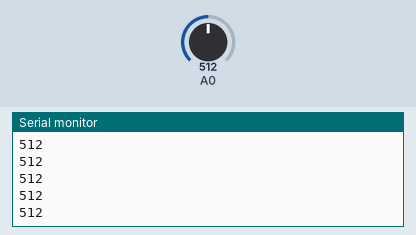
Bench run of a sketch on a simulated Arduino Uno, built with avr-gcc and run on an emulated ATmega328P. On the bench: the last lines printed to the serial monitor. The inputs (shaded band) are chosen by the test bench; at power-on: A0 = 512.

Above: at 1.2 s.
1.3 s: A0 set to 716
At 2.1 s:
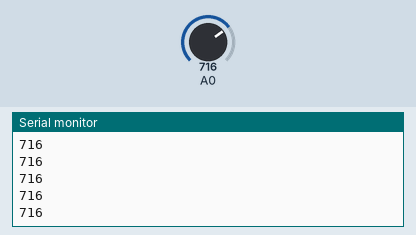
2.8 s: A0 set to 900
At 3.5 s:
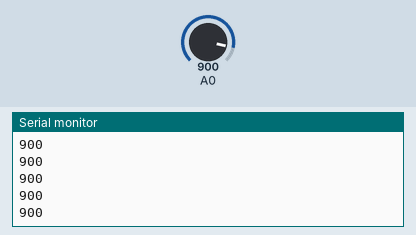
Timing chart, 0 to 5.8 s (numbered marks = the images above; inputs shaded):
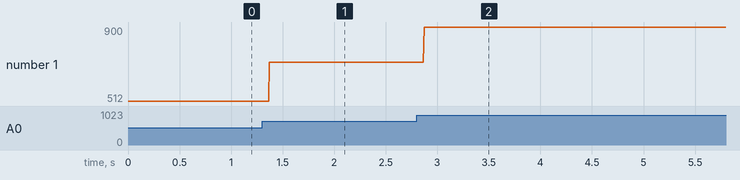

The sketch:

ReadLuminosity.ino
```cpp
// the setup function runs once when you press reset or power the board
void setup() {
  Serial.begin(9600);
}

// the loop function runs over and over again forever
void loop() {
  int lum = analogRead(A0);
  Serial.println(lum);
}
```

Measured:
- after the input at 1.3 s, the serial monitor: prints a new line after 0.07 s (image 1)
- after the input at 2.8 s, the serial monitor: prints a new line after 0.07 s (image 2)
- plotted number 1: 512 → 716 after the input at 1.3 s, 716 → 900 after the input at 2.8 s
